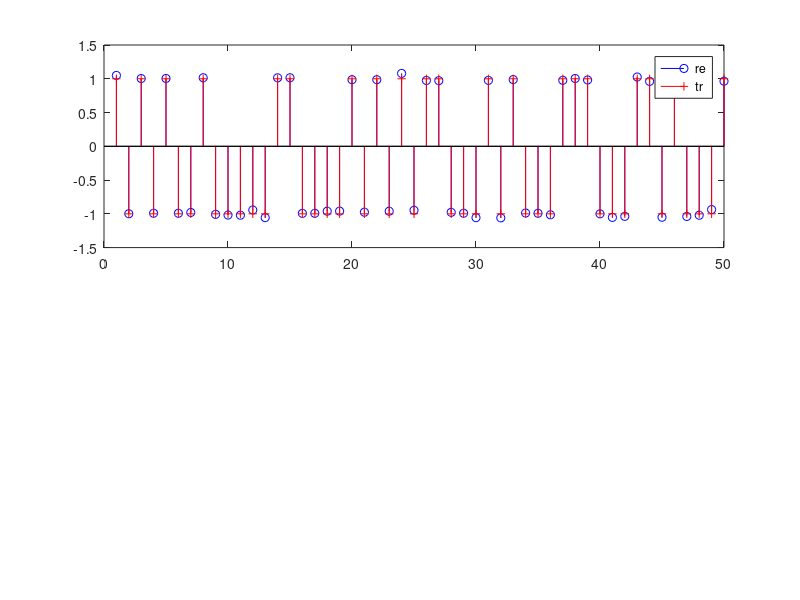

MATLAB code for this plot: (Note: this script raises an error after producing the figure.)
clear all; clc; close all;

symbol_rate = 1e6;
DAC_rate = 16e6;
DMA_rate = 32e6;
analog_freq = 8e6;

M_1 = DAC_rate/symbol_rate;
M_2 = DMA_rate/DAC_rate;

% n domain SRRC
n_1 = [-2*M_1:2*M_1] + 1e-6;% Avoid Singularity
n_2 = [-2*M_2:2*M_2] + 1e-6;% Avoid Singularity
a = 0.5 ;% Avoid Singularity

A = cos((1+a).*pi.*n_1./M_1);
B = M_1.*sin((1-a).*pi.*n_1./M_1)./(4.*a.*n_1);
C = 1-(4.*a.*n_1./M_1).^2;
SRRC_1_n = (4.*a./pi).*(A+B)./C;

A = cos((1+a).*pi.*n_2./M_2);
B = M_2.*sin((1-a).*pi.*n_2./M_2)./(4.*a.*n_2);
C = 1-(4.*a.*n_2./M_2).^2;
SRRC_2_n = (4.*a./pi).*(A+B)./C;

%% practice 01
signal_length = 50; % signal length adjust
s_1 = sign(randn(1,signal_length)) + sign(randn(1,signal_length))*1i; %
h_1_to_2 = [ randn(1,1)*exp(-j*2*pi*rand(1,1)) ;...
             randn(1,1)*exp(-j*2*pi*rand(1,1)) ];
         
h_beamforming = conj(h_1_to_2)./(sqrt(sum(abs(h_1_to_2).^2))); %% beamforming

SNR = 20; % inf;%
noise_power = 1/10^(SNR/10);
%-------------------
y_1_to_2 = (h_beamforming.*h_1_to_2)*s_1;
[y_x,y_y] = size(y_1_to_2);
y_1_to_2 = y_1_to_2 + randn(y_x,y_y)*sqrt(noise_power/2) + randn(y_x,y_y)*sqrt(noise_power/2)*1i;

s_reDig = sum(y_1_to_2);
%-------------------
y_channel = h_1_to_2*s_1 + randn(y_x,y_y)*sqrt(noise_power/2) + randn(y_x,y_y)*sqrt(noise_power/2)*1i;
s_reDig = h_1_to_2'* y_channel;
%-------------------

s_reDig_normalized = real(s_reDig)/sqrt(sum(real(s_reDig).^2/signal_length))+...
                     imag(s_reDig)/sqrt(sum(imag(s_reDig).^2/signal_length)).*1i;

figure(1);
subplot(2,1,1);
stem([1:length(s_reDig_normalized)],real(s_reDig_normalized),"bo");
hold on;
stem([1:length(s_1)],real(s_1),"r+");
hold off;
legend("re","tr");
%title_text = "Transmit and Receive 1 to 2,Baseband demo";
title_text = "Tr. and Re. 1x2, Baseband , SNR = "+num2str(SNR);
title(title_text,"fontsize",12);
subplot(2,1,2);
stem([1:length(s_reDig_normalized)],imag(s_reDig_normalized),"bo");
hold on;
stem([1:length(s_1)],imag(s_1),"r+");
hold off;
legend("re","tr");
%title_text = "Transmit and Receive 1 to 2,Baseband demo";
title_text = "Tr. and Re. 1x2, Baseband , SNR = "+num2str(SNR);
title(title_text,"fontsize",12);
%% 
signal_length = 1e5 + 10; % signal length adjust
% signal generate------
s_2 = [zeros(1,5) sign(randn(1,signal_length-10)) zeros(1,5)]; %
% demo 01



% up sample by 16-------
s_01_up_1 = up_sample(M_1,s_2);
% SRRC filter ---------
s_02_SRRC_1 = conv(s_01_up_1,SRRC_1_n);
s_02_SRRC_1 = s_02_SRRC_1([floor((length(s_02_SRRC_1)-length(s_01_up_1))/2)+1 :...
            floor((length(s_02_SRRC_1)-length(s_01_up_1))/2)+length(s_01_up_1)]);% aligning           
%-----------------------
% up sample by 2-------
s_03_up_2 = up_sample(M_2,s_02_SRRC_1);   
% DMA filter------------
s_04_IIR = conv(s_03_up_2,SRRC_2_n);
s_04_IIR = s_04_IIR([floor((length(s_04_IIR)-length(s_03_up_2))/2)+1 :...
            floor((length(s_04_IIR)-length(s_03_up_2))/2)+length(s_03_up_2)]);% aligning
%-----------------------
% IF upconvert----------
fc = 1/4*DMA_rate;
x =  s_04_IIR.*exp(1i*2*pi*fc.*[1:length(s_04_IIR)]./DMA_rate);
x = real(x);
% Channel===============
h_1_to_2 = [ randn(1,1)*exp(-j*2*pi*rand(1,1)) ;...
             randn(1,1)*exp(-j*2*pi*rand(1,1)) ];

h_beamforming = conj(h_1_to_2)./(sqrt(sum(abs(h_1_to_2).^2))); %% beamforming

SNR = 10; % inf;%
noise_power = 1/10^(SNR/10);

y_1_to_2 = (h_beamforming.*h_1_to_2)*x;
[y_x,y_y] = size(y_1_to_2);
y_1_to_2 = y_1_to_2 + randn(y_x,y_y)*sqrt(noise_power);

num_of_antana = 2;
% downconvert---------
s_06_rece = y_1_to_2 .*exp(-1*1i*2*pi*fc.*[1:length(s_04_IIR)]./DMA_rate);
% received DMA------------------        
for k=[1:num_of_antana]        
    s_07_DMA_split(k,:) = conv(s_06_rece(k,:),SRRC_2_n);
end
s_07_DMA_split = s_07_DMA_split(:,[floor((length(s_07_DMA_split)-length(s_06_rece))/2)+1 :...
            floor((length(s_07_DMA_split)-length(s_06_rece))/2)+length(s_06_rece)]);% aligning
% down sample by 2--------------
s_08_reDig_split = s_07_DMA_split(:,[1:M_2:length(s_07_DMA_split)]);
s_09_toDigFilter_split = s_08_reDig_split;
% SRRC filter ------------------
for k=[1:num_of_antana]      
    s_10_DigFilter_split(k,:) = conv(s_09_toDigFilter_split(k,:),SRRC_1_n);
end
s_10_DigFilter_split = s_10_DigFilter_split(:,[floor((length(s_10_DigFilter_split)-length(s_09_toDigFilter_split))/2)+1 :...
            floor((length(s_10_DigFilter_split)-length(s_09_toDigFilter_split))/2)+length(s_09_toDigFilter_split)]);% aligning      
%-------------------------------
% down sample by 16-------------
delay = 1;
s_11_reDig_split = s_10_DigFilter_split(:,[delay:M_1:length(s_10_DigFilter_split)]);
s_11_reDig = sum(s_11_reDig_split);

s_11_reDig_normalized = s_11_reDig/sqrt(sum(abs(s_11_reDig([6:end-5])).^2/(signal_length-10)));
%-------------------------------

scope = [floor(signal_length/2)-19:floor(signal_length/2)+20];

figure(2);
stem([1:length(scope)],real(s_11_reDig_normalized(scope)),"bo");
hold on;
stem([1:length(scope)],s_2(scope),"r+");
hold off;
legend("re","tr");
%title_text = "Transmit and Receive 1 to 2,Passband demo";
title_text = "Tr. and Re. 1x2, Passband , SNR = "+num2str(SNR);
title(title_text,"fontsize",12);

%% demo 03
% Channel===============          
h_2_to_2 = [ randn(1,1)*exp(-j*2*pi*rand(1,1)) randn(1,1)*exp(-j*2*pi*rand(1,1)) ;...
             randn(1,1)*exp(-j*2*pi*rand(1,1)) randn(1,1)*exp(-j*2*pi*rand(1,1)) ];         
         
num_of_antana = 2;       
y_2_to_2 = h_2_to_2* [ x ;...
                       x ];
[y_x,y_y] = size(y_2_to_2);

SNR = -10; % inf;%
noise_power = 1/10^(SNR/10);

y_channel = y_2_to_2 + randn(y_x,y_y)*sqrt(noise_power);

W_ZF = inv(h_2_to_2);
y_ZF = W_ZF * y_channel;

W_MMSE = inv( (h_2_to_2') * h_2_to_2 + (10^(SNR/10)^-1) *eye(num_of_antana)) * (h_2_to_2');
y_MMSE = W_MMSE * y_channel;

% downconvert---------
s_06_ZF_rece = y_ZF .*exp(-1*1i*2*pi*fc.*[1:length(y_ZF)]./DMA_rate);
s_06_MMSE_rece = y_MMSE .*exp(-1*1i*2*pi*fc.*[1:length(y_MMSE)]./DMA_rate);
% received DMA------------------        
s_07_ZF_DMA_split = [];
for k=[1:num_of_antana]        
    s_07_ZF_DMA_split(k,:) = conv(s_06_ZF_rece(k,:),SRRC_2_n);
end
s_07_ZF_DMA_split = s_07_ZF_DMA_split(:,[floor((length(s_07_ZF_DMA_split)-length(s_06_ZF_rece))/2)+1 :...
            floor((length(s_07_ZF_DMA_split)-length(s_06_ZF_rece))/2)+length(s_06_ZF_rece)]);% aligning
        
s_07_MMSE_DMA_split = [];
for k=[1:num_of_antana]        
    s_07_MMSE_DMA_split(k,:) = conv(s_06_MMSE_rece(k,:),SRRC_2_n);
end
s_07_MMSE_DMA_split = s_07_MMSE_DMA_split(:,[floor((length(s_07_MMSE_DMA_split)-length(s_06_MMSE_rece))/2)+1 :...
            floor((length(s_07_MMSE_DMA_split)-length(s_06_MMSE_rece))/2)+length(s_06_MMSE_rece)]);% aligning
% down sample by 2--------------
s_08_ZF_reDig_split = s_07_ZF_DMA_split(:,[1:M_2:length(s_07_ZF_DMA_split)]);
s_09_ZF_toDigFilter_split = s_08_ZF_reDig_split;

s_08_MMSE_reDig_split = s_07_MMSE_DMA_split(:,[1:M_2:length(s_07_MMSE_DMA_split)]);
s_09_MMSE_toDigFilter_split = s_08_MMSE_reDig_split;
% SRRC filter ------------------
s_10_ZF_DigFilter_split=[];
for k=[1:num_of_antana]      
    s_10_ZF_DigFilter_split(k,:) = conv(s_09_ZF_toDigFilter_split(k,:),SRRC_1_n);
end
s_10_ZF_DigFilter_split = s_10_ZF_DigFilter_split(:,[floor((length(s_10_ZF_DigFilter_split)-length(s_09_ZF_toDigFilter_split))/2)+1 :...
            floor((length(s_10_ZF_DigFilter_split)-length(s_09_ZF_toDigFilter_split))/2)+length(s_09_ZF_toDigFilter_split)]);% aligning      

s_10_MMSE_DigFilter_split=[];
for k=[1:num_of_antana]      
    s_10_MMSE_DigFilter_split(k,:) = conv(s_09_MMSE_toDigFilter_split(k,:),SRRC_1_n);
end
s_10_MMSE_DigFilter_split = s_10_MMSE_DigFilter_split(:,[floor((length(s_10_MMSE_DigFilter_split)-length(s_09_MMSE_toDigFilter_split))/2)+1 :...
            floor((length(s_10_MMSE_DigFilter_split)-length(s_09_MMSE_toDigFilter_split))/2)+length(s_09_MMSE_toDigFilter_split)]);% aligning      
        
%-------------------------------
% down sample by 16-------------
delay = 1;
s_11_ZF_reDig_split = s_10_ZF_DigFilter_split(:,[delay:M_1:length(s_10_ZF_DigFilter_split)]);
s_11_ZF_reDig = sum(s_11_ZF_reDig_split)/32;

s_11_MMSE_reDig_split = s_10_MMSE_DigFilter_split(:,[delay:M_1:length(s_10_MMSE_DigFilter_split)]);
s_11_MMSE_reDig = sum(s_11_MMSE_reDig_split);

s_11_MMSE_reDig_normalized = s_11_MMSE_reDig/sqrt(sum(abs(s_11_MMSE_reDig([6:end-5])).^2/(signal_length-10)));

BER_ZF = sum(abs(sign(real(s_11_ZF_reDig([6:end-5])))-s_2([6:end-5])))/2/(signal_length-10);
BER_MMSE = sum(abs(sign(real(s_11_MMSE_reDig([6:end-5])))-s_2([6:end-5])))/2/(signal_length-10);
%-------------------------------
scope = [floor(signal_length/2)-19:floor(signal_length/2)+20];

figure(3);
subplot(2,1,1);
stem([1:length(scope)],real(s_11_ZF_reDig(scope)),"bo");
hold on;
stem([1:length(scope)],s_2(scope),"r+");
hold off;
legend("re","tr");
title_text = "Tr. and Re. 2x2   ZF , SNR = "+num2str(SNR)+", BER = "+num2str(BER_ZF);
title(title_text,"fontsize",12);

subplot(2,1,2);
stem([1:length(scope)],real(s_11_MMSE_reDig_normalized(scope)),"bo");
hold on;
stem([1:length(scope)],s_2(scope),"r+");
hold off;
legend("re","tr");
title_text = "Tr. and Re. 2x2  MMSE, SNR = "+num2str(SNR)+", BER = "+num2str(BER_MMSE);
title(title_text,"fontsize",12);